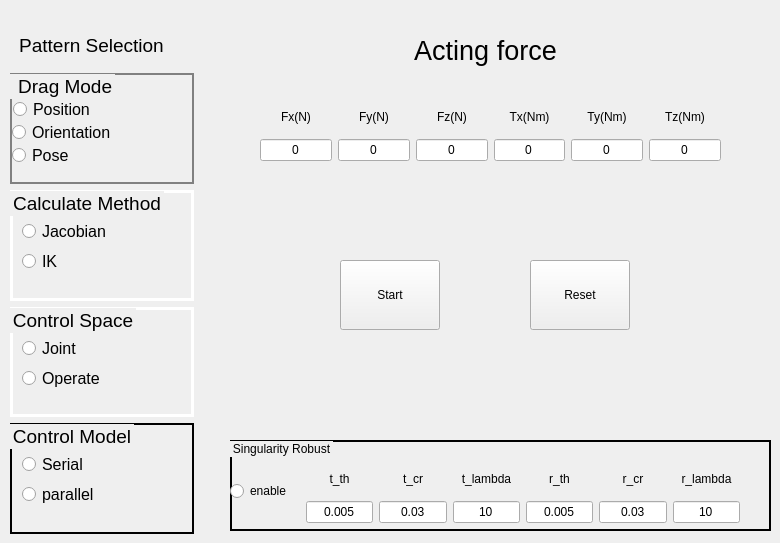
   <widget class="QWidget" name="HandGuiding">
    <attribute name="title">
     <string>HandGuiding</string>
    </attribute>
    <widget class="QPushButton" name="pBRobot">
     <property name="geometry">
      <rect>
       <x>530</x>
       <y>260</y>
       <width>100</width>
       <height>70</height>
      </rect>
     </property>
     <property name="text">
      <string>Reset</string>
     </property>
    </widget>
    <widget class="QGroupBox" name="gBConstrains">
     <property name="enabled">
      <bool>true</bool>
     </property>
     <property name="geometry">
      <rect>
       <x>230</x>
       <y>440</y>
       <width>541</width>
       <height>91</height>
      </rect>
     </property>
     <property name="styleSheet">
      <string notr="true">QGroupBox{
border-width:2px;
border-style:solid;
border-color:black;
}</string>
     </property>
     <property name="title">
      <string>Singularity Robust</string>
     </property>
     <widget class="QRadioButton" name="rBenable_constraints">
      <property name="geometry">
       <rect>
        <x>0</x>
        <y>40</y>
        <width>81</width>
        <height>22</height>
       </rect>
      </property>
      <property name="text">
       <string>enable</string>
      </property>
     </widget>
     <widget class="QWidget" name="gridLayoutWidget_8">
      <property name="geometry">
       <rect>
        <x>76</x>
        <y>22</y>
        <width>434</width>
        <height>61</height>
       </rect>
      </property>
      <layout class="QGridLayout" name="gridLayout_6">
       <item row="1" column="0">
        <widget class="QLineEdit" name="lE_pos_wcr">
         <property name="text">
          <string>0.005</string>
         </property>
         <property name="alignment">
          <set>Qt::AlignCenter</set>
         </property>
        </widget>
       </item>
       <item row="1" column="3">
        <widget class="QLineEdit" name="lE_ori_wcr">
         <property name="text">
          <string>0.005</string>
         </property>
         <property name="alignment">
          <set>Qt::AlignCenter</set>
         </property>
        </widget>
       </item>
       <item row="1" column="1">
        <widget class="QLineEdit" name="lE_pos_wth">
         <property name="text">
          <string>0.03</string>
         </property>
         <property name="alignment">
          <set>Qt::AlignCenter</set>
         </property>
        </widget>
       </item>
       <item row="1" column="5">
        <widget class="QLineEdit" name="lE_ori_lambda">
         <property name="text">
          <string>10</string>
         </property>
         <property name="alignment">
          <set>Qt::AlignCenter</set>
         </property>
        </widget>
       </item>
       <item row="1" column="2">
        <widget class="QLineEdit" name="lE_pos_lambda">
         <property name="text">
          <string>10</string>
         </property>
         <property name="alignment">
          <set>Qt::AlignCenter</set>
         </property>
        </widget>
       </item>
       <item row="1" column="4">
        <widget class="QLineEdit" name="lE_ori_wth">
         <property name="text">
          <string>0.03</string>
         </property>
         <property name="alignment">
          <set>Qt::AlignCenter</set>
         </property>
        </widget>
       </item>
       <item row="0" column="0">
        <widget class="QLabel" name="label_25">
         <property name="text">
          <string>t_th</string>
         </property>
         <property name="alignment">
          <set>Qt::AlignCenter</set>
         </property>
        </widget>
       </item>
       <item row="0" column="1">
        <widget class="QLabel" name="label_26">
         <property name="text">
          <string>t_cr</string>
         </property>
         <property name="alignment">
          <set>Qt::AlignCenter</set>
         </property>
        </widget>
       </item>
       <item row="0" column="2">
        <widget class="QLabel" name="label_27">
         <property name="text">
          <string>t_lambda</string>
         </property>
         <property name="alignment">
          <set>Qt::AlignCenter</set>
         </property>
        </widget>
       </item>
       <item row="0" column="3">
        <widget class="QLabel" name="label_28">
         <property name="text">
          <string>r_th</string>
         </property>
         <property name="alignment">
          <set>Qt::AlignCenter</set>
         </property>
        </widget>
       </item>
       <item row="0" column="4">
        <widget class="QLabel" name="label_29">
         <property name="text">
          <string>r_cr</string>
         </property>
         <property name="alignment">
          <set>Qt::AlignCenter</set>
         </property>
        </widget>
       </item>
       <item row="0" column="5">
        <widget class="QLabel" name="label_30">
         <property name="text">
          <string>r_lambda</string>
         </property>
         <property name="alignment">
          <set>Qt::AlignCenter</set>
         </property>
        </widget>
       </item>
      </layout>
     </widget>
    </widget>
    <widget class="QPushButton" name="pBStart">
     <property name="enabled">
      <bool>true</bool>
     </property>
     <property name="geometry">
      <rect>
       <x>340</x>
       <y>260</y>
       <width>100</width>
       <height>70</height>
      </rect>
     </property>
     <property name="text">
      <string>Start</string>
     </property>
    </widget>
    <widget class="QWidget" name="gridLayoutWidget_9">
     <property name="geometry">
      <rect>
       <x>260</x>
       <y>100</y>
       <width>461</width>
       <height>61</height>
      </rect>
     </property>
     <layout class="QGridLayout" name="gridLayout_9">
      <item row="1" column="3">
       <widget class="QLineEdit" name="lETorqueX">
        <property name="text">
         <string>0</string>
        </property>
        <property name="alignment">
         <set>Qt::AlignCenter</set>
        </property>
       </widget>
      </item>
      <item row="1" column="5">
       <widget class="QLineEdit" name="lETorqueZ">
        <property name="inputMethodHints">
         <set>Qt::ImhDigitsOnly</set>
        </property>
        <property name="text">
         <string>0</string>
        </property>
        <property name="alignment">
         <set>Qt::AlignCenter</set>
        </property>
       </widget>
      </item>
      <item row="1" column="2">
       <widget class="QLineEdit" name="lEForceZ">
        <property name="text">
         <string>0</string>
        </property>
        <property name="alignment">
         <set>Qt::AlignCenter</set>
        </property>
       </widget>
      </item>
      <item row="1" column="1">
       <widget class="QLineEdit" name="lEForceY">
        <property name="text">
         <string>0</string>
        </property>
        <property name="alignment">
         <set>Qt::AlignCenter</set>
        </property>
       </widget>
      </item>
      <item row="1" column="0">
       <widget class="QLineEdit" name="lEForceX">
        <property name="contextMenuPolicy">
         <enum>Qt::NoContextMenu</enum>
        </property>
        <property name="text">
         <string>0</string>
        </property>
        <property name="alignment">
         <set>Qt::AlignCenter</set>
        </property>
        <property name="readOnly">
         <bool>true</bool>
        </property>
       </widget>
      </item>
      <item row="1" column="4">
       <widget class="QLineEdit" name="lETorqueY">
        <property name="text">
         <string>0</string>
        </property>
        <property name="alignment">
         <set>Qt::AlignCenter</set>
        </property>
       </widget>
      </item>
      <item row="0" column="0">
       <widget class="QLabel" name="label_37">
        <property name="text">
         <string>Fx(N)</string>
        </property>
        <property name="alignment">
         <set>Qt::AlignCenter</set>
        </property>
       </widget>
      </item>
      <item row="0" column="1">
       <widget class="QLabel" name="label_38">
        <property name="text">
         <string>Fy(N)</string>
        </property>
        <property name="alignment">
         <set>Qt::AlignCenter</set>
        </property>
       </widget>
      </item>
      <item row="0" column="2">
       <widget class="QLabel" name="label_39">
        <property name="text">
         <string>Fz(N)</string>
        </property>
        <property name="alignment">
         <set>Qt::AlignCenter</set>
        </property>
       </widget>
      </item>
      <item row="0" column="3">
       <widget class="QLabel" name="label_40">
        <property name="text">
         <string>Tx(Nm)</string>
        </property>
        <property name="alignment">
         <set>Qt::AlignCenter</set>
        </property>
       </widget>
      </item>
      <item row="0" column="4">
       <widget class="QLabel" name="label_41">
        <property name="text">
         <string>Ty(Nm)</string>
        </property>
        <property name="alignment">
         <set>Qt::AlignCenter</set>
        </property>
       </widget>
      </item>
      <item row="0" column="5">
       <widget class="QLabel" name="label_42">
        <property name="text">
         <string>Tz(Nm)</string>
        </property>
        <property name="alignment">
         <set>Qt::AlignCenter</set>
        </property>
       </widget>
      </item>
     </layout>
    </widget>
    <widget class="QLabel" name="label_realtimeData_2">
     <property name="geometry">
      <rect>
       <x>390</x>
       <y>30</y>
       <width>191</width>
       <height>41</height>
      </rect>
     </property>
     <property name="font">
      <font>
       <pointsize>20</pointsize>
      </font>
     </property>
     <property name="text">
      <string>Acting force</string>
     </property>
     <property name="alignment">
      <set>Qt::AlignCenter</set>
     </property>
    </widget>
    <widget class="QWidget" name="verticalLayoutWidget_2">
     <property name="geometry">
      <rect>
       <x>10</x>
       <y>73</y>
       <width>184</width>
       <height>461</height>
      </rect>
     </property>
     <layout class="QVBoxLayout" name="verticalLayout_2">
      <item>
       <widget class="QGroupBox" name="gBDragMode">
        <property name="font">
         <font>
          <pointsize>14</pointsize>
         </font>
        </property>
        <property name="styleSheet">
         <string notr="true">QGroupBox{
border-width:2px;
border-style:solid;
border-color:grey;
}</string>
        </property>
        <property name="title">
         <string> Drag Mode</string>
        </property>
        <widget class="QRadioButton" name="rBPos">
         <property name="geometry">
          <rect>
           <x>3</x>
           <y>25</y>
           <width>117</width>
           <height>22</height>
          </rect>
         </property>
         <property name="font">
          <font>
           <pointsize>12</pointsize>
          </font>
         </property>
         <property name="text">
          <string>Position</string>
         </property>
        </widget>
        <widget class="QRadioButton" name="rBOri">
         <property name="geometry">
          <rect>
           <x>2</x>
           <y>48</y>
           <width>117</width>
           <height>22</height>
          </rect>
         </property>
         <property name="font">
          <font>
           <pointsize>12</pointsize>
          </font>
         </property>
         <property name="text">
          <string>Orientation</string>
         </property>
        </widget>
        <widget class="QRadioButton" name="rBPose">
         <property name="geometry">
          <rect>
           <x>2</x>
           <y>71</y>
           <width>117</width>
           <height>22</height>
          </rect>
         </property>
         <property name="font">
          <font>
           <pointsize>12</pointsize>
          </font>
         </property>
         <property name="text">
          <string>Pose</string>
         </property>
        </widget>
       </widget>
      </item>
      <item>
       <widget class="QGroupBox" name="gBCalculateMethod">
        <property name="font">
         <font>
          <pointsize>14</pointsize>
         </font>
        </property>
        <property name="styleSheet">
         <string notr="true">QGroupBox{
border-width:3px;
border-style:solid;
border-color:white;
margin-top:0.1ex;
}</string>
        </property>
        <property name="title">
         <string>Calculate Method</string>
        </property>
        <widget class="QRadioButton" name="rBJacobian">
         <property name="geometry">
          <rect>
           <x>12</x>
           <y>30</y>
           <width>117</width>
           <height>22</height>
          </rect>
         </property>
         <property name="font">
          <font>
           <pointsize>12</pointsize>
          </font>
         </property>
         <property name="text">
          <string>Jacobian</string>
         </property>
        </widget>
        <widget class="QRadioButton" name="rBIK">
         <property name="geometry">
          <rect>
           <x>12</x>
           <y>60</y>
           <width>117</width>
           <height>22</height>
          </rect>
         </property>
         <property name="font">
          <font>
           <pointsize>12</pointsize>
          </font>
         </property>
         <property name="text">
          <string>IK</string>
         </property>
        </widget>
       </widget>
      </item>
      <item>
       <widget class="QGroupBox" name="gBControlSpace">
        <property name="font">
         <font>
          <pointsize>14</pointsize>
         </font>
        </property>
        <property name="styleSheet">
         <string notr="true">QGroupBox{
border-width:3px;
border-style:solid;
border-color:white;
margin-top:0.1ex;
}</string>
        </property>
        <property name="title">
         <string>Control Space</string>
        </property>
        <widget class="QRadioButton" name="rBJointSpace">
         <property name="geometry">
          <rect>
           <x>12</x>
           <y>30</y>
           <width>117</width>
           <height>22</height>
          </rect>
         </property>
         <property name="font">
          <font>
           <pointsize>12</pointsize>
          </font>
         </property>
         <property name="text">
          <string>Joint</string>
         </property>
        </widget>
        <widget class="QRadioButton" name="rBOperateSpace">
         <property name="geometry">
          <rect>
           <x>12</x>
           <y>60</y>
           <width>117</width>
           <height>22</height>
          </rect>
         </property>
         <property name="font">
          <font>
           <pointsize>12</pointsize>
          </font>
         </property>
         <property name="text">
          <string>Operate</string>
         </property>
        </widget>
       </widget>
      </item>
      <item>
       <widget class="QGroupBox" name="gBModel">
        <property name="font">
         <font>
          <pointsize>14</pointsize>
         </font>
        </property>
        <property name="styleSheet">
         <string notr="true">QGroupBox{
border-width:2px;
border-style:solid;
border-color:black;
}</string>
        </property>
        <property name="title">
         <string>Control Model</string>
        </property>
        <property name="flat">
         <bool>true</bool>
        </property>
        <property name="checkable">
         <bool>false</bool>
        </property>
        <widget class="QRadioButton" name="rBSerial">
         <property name="geometry">
          <rect>
           <x>12</x>
           <y>30</y>
           <width>117</width>
           <height>22</height>
          </rect>
         </property>
         <property name="font">
          <font>
           <pointsize>12</pointsize>
          </font>
         </property>
         <property name="text">
          <string>Serial</string>
         </property>
        </widget>
        <widget class="QRadioButton" name="rBParallel">
         <property name="geometry">
          <rect>
           <x>12</x>
           <y>60</y>
           <width>117</width>
           <height>22</height>
          </rect>
         </property>
         <property name="font">
          <font>
           <pointsize>12</pointsize>
          </font>
         </property>
         <property name="text">
          <string>parallel</string>
         </property>
        </widget>
       </widget>
      </item>
     </layout>
    </widget>
    <widget class="QLabel" name="label_32">
     <property name="geometry">
      <rect>
       <x>11</x>
       <y>30</y>
       <width>161</width>
       <height>31</height>
      </rect>
     </property>
     <property name="font">
      <font>
       <pointsize>14</pointsize>
      </font>
     </property>
     <property name="text">
      <string>Pattern Selection</string>
     </property>
     <property name="alignment">
      <set>Qt::AlignCenter</set>
     </property>
    </widget>
   </widget>
